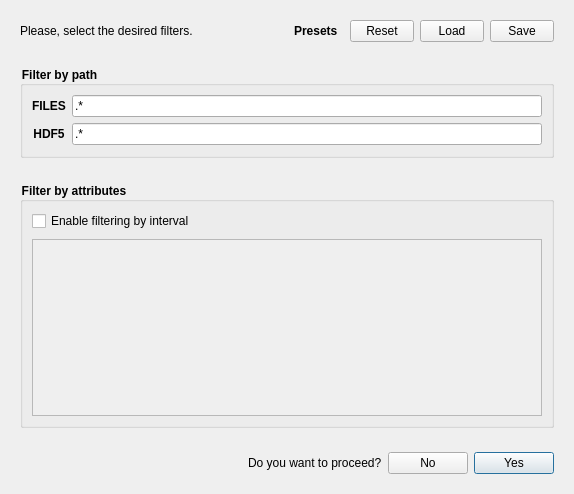
<?xml version="1.0" encoding="UTF-8"?>
<ui version="4.0">
 <class>Form</class>
 <widget class="QWidget" name="Form">
  <property name="geometry">
   <rect>
    <x>0</x>
    <y>0</y>
    <width>574</width>
    <height>494</height>
   </rect>
  </property>
  <property name="maximumSize">
   <size>
    <width>700</width>
    <height>700</height>
   </size>
  </property>
  <property name="windowTitle">
   <string>Form</string>
  </property>
  <layout class="QVBoxLayout" name="verticalLayout_form" stretch="5,100,100,1">
   <item>
    <widget class="QFrame" name="frame_top">
     <property name="frameShape">
      <enum>QFrame::NoFrame</enum>
     </property>
     <property name="frameShadow">
      <enum>QFrame::Raised</enum>
     </property>
     <layout class="QHBoxLayout" name="horizontalLayout_frame_top">
      <item>
       <widget class="QLabel" name="label_please">
        <property name="text">
         <string>Please, select the desired filters.</string>
        </property>
       </widget>
      </item>
      <item>
       <spacer name="horizontalSpacer_frame_top">
        <property name="orientation">
         <enum>Qt::Horizontal</enum>
        </property>
        <property name="sizeHint" stdset="0">
         <size>
          <width>40</width>
          <height>20</height>
         </size>
        </property>
       </spacer>
      </item>
      <item>
       <widget class="QLabel" name="label_presets">
        <property name="font">
         <font>
          <weight>75</weight>
          <bold>true</bold>
         </font>
        </property>
        <property name="text">
         <string>Presets  </string>
        </property>
       </widget>
      </item>
      <item>
       <widget class="QPushButton" name="pushButton_init">
        <property name="maximumSize">
         <size>
          <width>64</width>
          <height>16777215</height>
         </size>
        </property>
        <property name="text">
         <string>Reset</string>
        </property>
       </widget>
      </item>
      <item>
       <widget class="QPushButton" name="pushButton_load">
        <property name="minimumSize">
         <size>
          <width>64</width>
          <height>0</height>
         </size>
        </property>
        <property name="maximumSize">
         <size>
          <width>64</width>
          <height>16777215</height>
         </size>
        </property>
        <property name="text">
         <string>Load</string>
        </property>
       </widget>
      </item>
      <item>
       <widget class="QPushButton" name="pushButton_save">
        <property name="sizePolicy">
         <sizepolicy hsizetype="Minimum" vsizetype="Fixed">
          <horstretch>0</horstretch>
          <verstretch>0</verstretch>
         </sizepolicy>
        </property>
        <property name="minimumSize">
         <size>
          <width>64</width>
          <height>0</height>
         </size>
        </property>
        <property name="maximumSize">
         <size>
          <width>64</width>
          <height>16777215</height>
         </size>
        </property>
        <property name="text">
         <string>Save</string>
        </property>
       </widget>
      </item>
     </layout>
    </widget>
   </item>
   <item>
    <widget class="QFrame" name="frame_filter_path">
     <property name="maximumSize">
      <size>
       <width>16777215</width>
       <height>110</height>
      </size>
     </property>
     <property name="frameShape">
      <enum>QFrame::NoFrame</enum>
     </property>
     <property name="frameShadow">
      <enum>QFrame::Raised</enum>
     </property>
     <layout class="QVBoxLayout" name="verticalLayout_frame_filter_path">
      <item>
       <widget class="QGroupBox" name="groupBox_path">
        <property name="font">
         <font>
          <weight>75</weight>
          <bold>true</bold>
         </font>
        </property>
        <property name="styleSheet">
         <string notr="true">QGroupBox { font-weight: bold; }</string>
        </property>
        <property name="title">
         <string>Filter by path</string>
        </property>
        <layout class="QGridLayout" name="gridLayout_groupBox_path">
         <item row="0" column="0">
          <widget class="QLabel" name="label_dir">
           <property name="font">
            <font>
             <weight>75</weight>
             <bold>true</bold>
            </font>
           </property>
           <property name="text">
            <string>FILES</string>
           </property>
           <property name="alignment">
            <set>Qt::AlignCenter</set>
           </property>
          </widget>
         </item>
         <item row="0" column="2">
          <widget class="QLineEdit" name="lineEdit_dir">
           <property name="text">
            <string>.*</string>
           </property>
          </widget>
         </item>
         <item row="1" column="2">
          <widget class="QLineEdit" name="lineEdit_hdf5">
           <property name="text">
            <string>.*</string>
           </property>
          </widget>
         </item>
         <item row="1" column="0">
          <widget class="QLabel" name="label_hdf5">
           <property name="font">
            <font>
             <weight>75</weight>
             <bold>true</bold>
            </font>
           </property>
           <property name="text">
            <string>HDF5</string>
           </property>
           <property name="alignment">
            <set>Qt::AlignCenter</set>
           </property>
          </widget>
         </item>
        </layout>
       </widget>
      </item>
     </layout>
    </widget>
   </item>
   <item>
    <widget class="QFrame" name="frame_filter_attr">
     <property name="minimumSize">
      <size>
       <width>0</width>
       <height>160</height>
      </size>
     </property>
     <property name="frameShape">
      <enum>QFrame::NoFrame</enum>
     </property>
     <property name="frameShadow">
      <enum>QFrame::Raised</enum>
     </property>
     <layout class="QVBoxLayout" name="verticalLayout_frame_filter_attr">
      <item>
       <widget class="QGroupBox" name="groupBox_attrs">
        <property name="font">
         <font>
          <weight>75</weight>
          <bold>true</bold>
         </font>
        </property>
        <property name="styleSheet">
         <string notr="true">QGroupBox { font-weight: bold; }</string>
        </property>
        <property name="title">
         <string>Filter by attributes</string>
        </property>
        <property name="checkable">
         <bool>false</bool>
        </property>
        <layout class="QVBoxLayout" name="verticalLayout_groupBox_attrs">
         <property name="spacing">
          <number>8</number>
         </property>
         <item>
          <widget class="QCheckBox" name="checkBox_enable_filtering_by_interval">
           <property name="toolTip">
            <string>This checkbox enables interval matching, limiting the value to be between Value1 and Value2. When disabled, the matching will be based on exact key-value string matching. Note: This feature assumes numerical values.</string>
           </property>
           <property name="text">
            <string>Enable filtering by interval</string>
           </property>
          </widget>
         </item>
         <item>
          <widget class="QScrollArea" name="scrollArea">
           <property name="widgetResizable">
            <bool>true</bool>
           </property>
           <widget class="QWidget" name="scrollAreaContents">
            <property name="geometry">
             <rect>
              <x>0</x>
              <y>0</y>
              <width>512</width>
              <height>175</height>
             </rect>
            </property>
            <layout class="QGridLayout" name="gridLayout_scrollAreaContents" columnstretch="0"/>
           </widget>
          </widget>
         </item>
        </layout>
       </widget>
      </item>
     </layout>
    </widget>
   </item>
   <item>
    <widget class="QFrame" name="frame_proceed">
     <property name="frameShape">
      <enum>QFrame::NoFrame</enum>
     </property>
     <property name="frameShadow">
      <enum>QFrame::Raised</enum>
     </property>
     <layout class="QHBoxLayout" name="horizontalLayout_frame_proceed">
      <item>
       <spacer name="horizontalSpacer_frame_proceed">
        <property name="orientation">
         <enum>Qt::Horizontal</enum>
        </property>
        <property name="sizeHint" stdset="0">
         <size>
          <width>33</width>
          <height>20</height>
         </size>
        </property>
       </spacer>
      </item>
      <item>
       <widget class="QLabel" name="label_do_you_want">
        <property name="text">
         <string>Do you want to proceed?</string>
        </property>
       </widget>
      </item>
      <item>
       <widget class="QPushButton" name="pushButton_no">
        <property name="text">
         <string>No</string>
        </property>
       </widget>
      </item>
      <item>
       <widget class="QPushButton" name="pushButton_yes">
        <property name="text">
         <string>Yes</string>
        </property>
        <property name="autoDefault">
         <bool>false</bool>
        </property>
        <property name="default">
         <bool>true</bool>
        </property>
        <property name="flat">
         <bool>false</bool>
        </property>
       </widget>
      </item>
     </layout>
    </widget>
   </item>
  </layout>
 </widget>
 <resources/>
 <connections/>
</ui>
